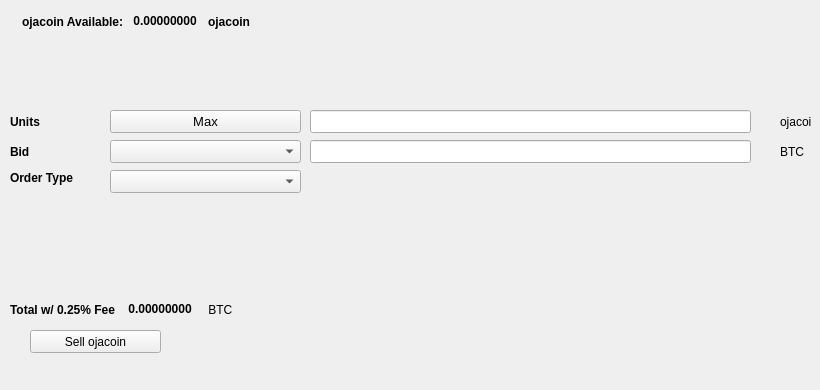
   <widget class="QWidget" name="SellTab">
    <attribute name="title">
     <string>Sell</string>
    </attribute>
    <widget class="QLabel" name="label_16">
     <property name="geometry">
      <rect>
       <x>780</x>
       <y>140</y>
       <width>31</width>
       <height>23</height>
      </rect>
     </property>
     <property name="text">
      <string>BTC</string>
     </property>
    </widget>
    <widget class="QComboBox" name="SellBidcomboBox">
     <property name="geometry">
      <rect>
       <x>110</x>
       <y>140</y>
       <width>191</width>
       <height>23</height>
      </rect>
     </property>
     <property name="font">
      <font>
       <pointsize>10</pointsize>
      </font>
     </property>
    </widget>
    <widget class="QLabel" name="label_18">
     <property name="geometry">
      <rect>
       <x>10</x>
       <y>110</y>
       <width>46</width>
       <height>23</height>
      </rect>
     </property>
     <property name="font">
      <font>
       <weight>75</weight>
       <bold>true</bold>
      </font>
     </property>
     <property name="text">
      <string>Units</string>
     </property>
    </widget>
    <widget class="QPushButton" name="Sell_Max_Amount">
     <property name="geometry">
      <rect>
       <x>110</x>
       <y>110</y>
       <width>191</width>
       <height>23</height>
      </rect>
     </property>
     <property name="font">
      <font>
       <pointsize>10</pointsize>
      </font>
     </property>
     <property name="text">
      <string>Max</string>
     </property>
    </widget>
    <widget class="QLabel" name="label_20">
     <property name="geometry">
      <rect>
       <x>10</x>
       <y>170</y>
       <width>91</width>
       <height>16</height>
      </rect>
     </property>
     <property name="font">
      <font>
       <weight>75</weight>
       <bold>true</bold>
      </font>
     </property>
     <property name="text">
      <string>Order Type</string>
     </property>
    </widget>
    <widget class="QComboBox" name="SellOrdertypeCombo">
     <property name="geometry">
      <rect>
       <x>110</x>
       <y>170</y>
       <width>191</width>
       <height>23</height>
      </rect>
     </property>
     <property name="font">
      <font>
       <pointsize>10</pointsize>
      </font>
     </property>
    </widget>
    <widget class="QLabel" name="label_21">
     <property name="geometry">
      <rect>
       <x>10</x>
       <y>140</y>
       <width>46</width>
       <height>23</height>
      </rect>
     </property>
     <property name="font">
      <font>
       <weight>75</weight>
       <bold>true</bold>
      </font>
     </property>
     <property name="text">
      <string>Bid</string>
     </property>
    </widget>
    <widget class="QLabel" name="label_22">
     <property name="geometry">
      <rect>
       <x>780</x>
       <y>110</y>
       <width>31</width>
       <height>23</height>
      </rect>
     </property>
     <property name="text">
      <string>ojacoin</string>
     </property>
    </widget>
    <widget class="QLineEdit" name="UnitsInputECA">
     <property name="geometry">
      <rect>
       <x>310</x>
       <y>110</y>
       <width>441</width>
       <height>23</height>
      </rect>
     </property>
     <property name="font">
      <font>
       <pointsize>9</pointsize>
       <weight>75</weight>
       <bold>true</bold>
      </font>
     </property>
    </widget>
    <widget class="QLineEdit" name="SellBidPriceEdit">
     <property name="geometry">
      <rect>
       <x>310</x>
       <y>140</y>
       <width>441</width>
       <height>23</height>
      </rect>
     </property>
     <property name="font">
      <font>
       <pointsize>9</pointsize>
       <weight>75</weight>
       <bold>true</bold>
      </font>
     </property>
    </widget>
    <widget class="QPushButton" name="SellECABTN">
     <property name="geometry">
      <rect>
       <x>30</x>
       <y>330</y>
       <width>131</width>
       <height>23</height>
      </rect>
     </property>
     <property name="text">
      <string>Sell ojacoin</string>
     </property>
     <property name="icon">
      <iconset resource="../ojacoin">
       <normaloff>:/icons/bitcoin</normaloff>:/icons/bitcoin</iconset>
     </property>
    </widget>
    <widget class="QWidget" name="layoutWidget3">
     <property name="geometry">
      <rect>
       <x>22</x>
       <y>12</y>
       <width>258</width>
       <height>19</height>
      </rect>
     </property>
     <layout class="QHBoxLayout" name="horizontalLayout">
      <item>
       <widget class="QLabel" name="label232_2">
        <property name="font">
         <font>
          <weight>75</weight>
          <bold>true</bold>
         </font>
        </property>
        <property name="text">
         <string>ojacoin Available:</string>
        </property>
       </widget>
      </item>
      <item>
       <widget class="QLabel" name="ECAAvailableLabel">
        <property name="palette">
         <palette>
          <active>
           <colorrole role="WindowText">
            <brush brushstyle="SolidPattern">
             <color alpha="255">
              <red>0</red>
              <green>0</green>
              <blue>0</blue>
             </color>
            </brush>
           </colorrole>
           <colorrole role="Button">
            <brush brushstyle="SolidPattern">
             <color alpha="255">
              <red>0</red>
              <green>170</green>
              <blue>0</blue>
             </color>
            </brush>
           </colorrole>
           <colorrole role="Light">
            <brush brushstyle="SolidPattern">
             <color alpha="255">
              <red>0</red>
              <green>255</green>
              <blue>0</blue>
             </color>
            </brush>
           </colorrole>
           <colorrole role="Midlight">
            <brush brushstyle="SolidPattern">
             <color alpha="255">
              <red>0</red>
              <green>212</green>
              <blue>0</blue>
             </color>
            </brush>
           </colorrole>
           <colorrole role="Dark">
            <brush brushstyle="SolidPattern">
             <color alpha="255">
              <red>0</red>
              <green>85</green>
              <blue>0</blue>
             </color>
            </brush>
           </colorrole>
           <colorrole role="Mid">
            <brush brushstyle="SolidPattern">
             <color alpha="255">
              <red>0</red>
              <green>113</green>
              <blue>0</blue>
             </color>
            </brush>
           </colorrole>
           <colorrole role="Text">
            <brush brushstyle="SolidPattern">
             <color alpha="255">
              <red>0</red>
              <green>170</green>
              <blue>0</blue>
             </color>
            </brush>
           </colorrole>
           <colorrole role="BrightText">
            <brush brushstyle="SolidPattern">
             <color alpha="255">
              <red>255</red>
              <green>255</green>
              <blue>255</blue>
             </color>
            </brush>
           </colorrole>
           <colorrole role="ButtonText">
            <brush brushstyle="SolidPattern">
             <color alpha="255">
              <red>0</red>
              <green>0</green>
              <blue>0</blue>
             </color>
            </brush>
           </colorrole>
           <colorrole role="Base">
            <brush brushstyle="SolidPattern">
             <color alpha="255">
              <red>255</red>
              <green>255</green>
              <blue>255</blue>
             </color>
            </brush>
           </colorrole>
           <colorrole role="Window">
            <brush brushstyle="SolidPattern">
             <color alpha="255">
              <red>0</red>
              <green>170</green>
              <blue>0</blue>
             </color>
            </brush>
           </colorrole>
           <colorrole role="Shadow">
            <brush brushstyle="SolidPattern">
             <color alpha="255">
              <red>0</red>
              <green>0</green>
              <blue>0</blue>
             </color>
            </brush>
           </colorrole>
           <colorrole role="AlternateBase">
            <brush brushstyle="SolidPattern">
             <color alpha="255">
              <red>127</red>
              <green>212</green>
              <blue>127</blue>
             </color>
            </brush>
           </colorrole>
           <colorrole role="ToolTipBase">
            <brush brushstyle="SolidPattern">
             <color alpha="255">
              <red>255</red>
              <green>255</green>
              <blue>220</blue>
             </color>
            </brush>
           </colorrole>
           <colorrole role="ToolTipText">
            <brush brushstyle="SolidPattern">
             <color alpha="255">
              <red>0</red>
              <green>0</green>
              <blue>0</blue>
             </color>
            </brush>
           </colorrole>
          </active>
          <inactive>
           <colorrole role="WindowText">
            <brush brushstyle="SolidPattern">
             <color alpha="255">
              <red>0</red>
              <green>0</green>
              <blue>0</blue>
             </color>
            </brush>
           </colorrole>
           <colorrole role="Button">
            <brush brushstyle="SolidPattern">
             <color alpha="255">
              <red>0</red>
              <green>170</green>
              <blue>0</blue>
             </color>
            </brush>
           </colorrole>
           <colorrole role="Light">
            <brush brushstyle="SolidPattern">
             <color alpha="255">
              <red>0</red>
              <green>255</green>
              <blue>0</blue>
             </color>
            </brush>
           </colorrole>
           <colorrole role="Midlight">
            <brush brushstyle="SolidPattern">
             <color alpha="255">
              <red>0</red>
              <green>212</green>
              <blue>0</blue>
             </color>
            </brush>
           </colorrole>
           <colorrole role="Dark">
            <brush brushstyle="SolidPattern">
             <color alpha="255">
              <red>0</red>
              <green>85</green>
              <blue>0</blue>
             </color>
            </brush>
           </colorrole>
           <colorrole role="Mid">
            <brush brushstyle="SolidPattern">
             <color alpha="255">
              <red>0</red>
              <green>113</green>
              <blue>0</blue>
             </color>
            </brush>
           </colorrole>
           <colorrole role="Text">
            <brush brushstyle="SolidPattern">
             <color alpha="255">
              <red>0</red>
              <green>170</green>
              <blue>0</blue>
             </color>
            </brush>
           </colorrole>
           <colorrole role="BrightText">
            <brush brushstyle="SolidPattern">
             <color alpha="255">
              <red>255</red>
              <green>255</green>
              <blue>255</blue>
             </color>
            </brush>
           </colorrole>
           <colorrole role="ButtonText">
            <brush brushstyle="SolidPattern">
             <color alpha="255">
              <red>0</red>
              <green>0</green>
              <blue>0</blue>
             </color>
            </brush>
           </colorrole>
           <colorrole role="Base">
            <brush brushstyle="SolidPattern">
             <color alpha="255">
              <red>255</red>
              <green>255</green>
              <blue>255</blue>
             </color>
            </brush>
           </colorrole>
           <colorrole role="Window">
            <brush brushstyle="SolidPattern">
             <color alpha="255">
              <red>0</red>
              <green>170</green>
              <blue>0</blue>
             </color>
            </brush>
           </colorrole>
           <colorrole role="Shadow">
            <brush brushstyle="SolidPattern">
             <color alpha="255">
              <red>0</red>
              <green>0</green>
              <blue>0</blue>
             </color>
            </brush>
           </colorrole>
           <colorrole role="AlternateBase">
            <brush brushstyle="SolidPattern">
             <color alpha="255">
              <red>127</red>
              <green>212</green>
              <blue>127</blue>
             </color>
            </brush>
           </colorrole>
           <colorrole role="ToolTipBase">
            <brush brushstyle="SolidPattern">
             <color alpha="255">
              <red>255</red>
              <green>255</green>
              <blue>220</blue>
             </color>
            </brush>
           </colorrole>
           <colorrole role="ToolTipText">
            <brush brushstyle="SolidPattern">
             <color alpha="255">
              <red>0</red>
              <green>0</green>
              <blue>0</blue>
             </color>
            </brush>
           </colorrole>
          </inactive>
          <disabled>
           <colorrole role="WindowText">
            <brush brushstyle="SolidPattern">
             <color alpha="255">
              <red>0</red>
              <green>85</green>
              <blue>0</blue>
             </color>
            </brush>
           </colorrole>
           <colorrole role="Button">
            <brush brushstyle="SolidPattern">
             <color alpha="255">
              <red>0</red>
              <green>170</green>
              <blue>0</blue>
             </color>
            </brush>
           </colorrole>
           <colorrole role="Light">
            <brush brushstyle="SolidPattern">
             <color alpha="255">
              <red>0</red>
              <green>255</green>
              <blue>0</blue>
             </color>
            </brush>
           </colorrole>
           <colorrole role="Midlight">
            <brush brushstyle="SolidPattern">
             <color alpha="255">
              <red>0</red>
              <green>212</green>
              <blue>0</blue>
             </color>
            </brush>
           </colorrole>
           <colorrole role="Dark">
            <brush brushstyle="SolidPattern">
             <color alpha="255">
              <red>0</red>
              <green>85</green>
              <blue>0</blue>
             </color>
            </brush>
           </colorrole>
           <colorrole role="Mid">
            <brush brushstyle="SolidPattern">
             <color alpha="255">
              <red>0</red>
              <green>113</green>
              <blue>0</blue>
             </color>
            </brush>
           </colorrole>
           <colorrole role="Text">
            <brush brushstyle="SolidPattern">
             <color alpha="255">
              <red>0</red>
              <green>85</green>
              <blue>0</blue>
             </color>
            </brush>
           </colorrole>
           <colorrole role="BrightText">
            <brush brushstyle="SolidPattern">
             <color alpha="255">
              <red>255</red>
              <green>255</green>
              <blue>255</blue>
             </color>
            </brush>
           </colorrole>
           <colorrole role="ButtonText">
            <brush brushstyle="SolidPattern">
             <color alpha="255">
              <red>0</red>
              <green>85</green>
              <blue>0</blue>
             </color>
            </brush>
           </colorrole>
           <colorrole role="Base">
            <brush brushstyle="SolidPattern">
             <color alpha="255">
              <red>0</red>
              <green>170</green>
              <blue>0</blue>
             </color>
            </brush>
           </colorrole>
           <colorrole role="Window">
            <brush brushstyle="SolidPattern">
             <color alpha="255">
              <red>0</red>
              <green>170</green>
              <blue>0</blue>
             </color>
            </brush>
           </colorrole>
           <colorrole role="Shadow">
            <brush brushstyle="SolidPattern">
             <color alpha="255">
              <red>0</red>
              <green>0</green>
              <blue>0</blue>
             </color>
            </brush>
           </colorrole>
           <colorrole role="AlternateBase">
            <brush brushstyle="SolidPattern">
             <color alpha="255">
              <red>0</red>
              <green>170</green>
              <blue>0</blue>
             </color>
            </brush>
           </colorrole>
           <colorrole role="ToolTipBase">
            <brush brushstyle="SolidPattern">
             <color alpha="255">
              <red>255</red>
              <green>255</green>
              <blue>220</blue>
             </color>
            </brush>
           </colorrole>
           <colorrole role="ToolTipText">
            <brush brushstyle="SolidPattern">
             <color alpha="255">
              <red>0</red>
              <green>0</green>
              <blue>0</blue>
             </color>
            </brush>
           </colorrole>
          </disabled>
         </palette>
        </property>
        <property name="font">
         <font>
          <weight>75</weight>
          <bold>true</bold>
         </font>
        </property>
        <property name="text">
         <string> 0.00000000 </string>
        </property>
        <property name="textInteractionFlags">
         <set>Qt::LinksAccessibleByMouse|Qt::TextSelectableByKeyboard|Qt::TextSelectableByMouse</set>
        </property>
       </widget>
      </item>
      <item>
       <widget class="QLabel" name="labelECA">
        <property name="font">
         <font>
          <weight>75</weight>
          <bold>true</bold>
         </font>
        </property>
        <property name="text">
         <string>ojacoin</string>
        </property>
       </widget>
      </item>
     </layout>
    </widget>
    <widget class="QWidget" name="layoutWidget">
     <property name="geometry">
      <rect>
       <x>10</x>
       <y>300</y>
       <width>268</width>
       <height>19</height>
      </rect>
     </property>
     <layout class="QHBoxLayout" name="horizontalLayout_2">
      <item>
       <widget class="QLabel" name="label_19">
        <property name="font">
         <font>
          <weight>75</weight>
          <bold>true</bold>
         </font>
        </property>
        <property name="text">
         <string>Total w/ 0.25% Fee </string>
        </property>
       </widget>
      </item>
      <item>
       <widget class="QLabel" name="SellCostLabel">
        <property name="palette">
         <palette>
          <active>
           <colorrole role="WindowText">
            <brush brushstyle="SolidPattern">
             <color alpha="255">
              <red>0</red>
              <green>0</green>
              <blue>0</blue>
             </color>
            </brush>
           </colorrole>
           <colorrole role="Button">
            <brush brushstyle="SolidPattern">
             <color alpha="255">
              <red>0</red>
              <green>170</green>
              <blue>0</blue>
             </color>
            </brush>
           </colorrole>
           <colorrole role="Light">
            <brush brushstyle="SolidPattern">
             <color alpha="255">
              <red>0</red>
              <green>255</green>
              <blue>0</blue>
             </color>
            </brush>
           </colorrole>
           <colorrole role="Midlight">
            <brush brushstyle="SolidPattern">
             <color alpha="255">
              <red>0</red>
              <green>212</green>
              <blue>0</blue>
             </color>
            </brush>
           </colorrole>
           <colorrole role="Dark">
            <brush brushstyle="SolidPattern">
             <color alpha="255">
              <red>0</red>
              <green>85</green>
              <blue>0</blue>
             </color>
            </brush>
           </colorrole>
           <colorrole role="Mid">
            <brush brushstyle="SolidPattern">
             <color alpha="255">
              <red>0</red>
              <green>113</green>
              <blue>0</blue>
             </color>
            </brush>
           </colorrole>
           <colorrole role="Text">
            <brush brushstyle="SolidPattern">
             <color alpha="255">
              <red>0</red>
              <green>170</green>
              <blue>0</blue>
             </color>
            </brush>
           </colorrole>
           <colorrole role="BrightText">
            <brush brushstyle="SolidPattern">
             <color alpha="255">
              <red>255</red>
              <green>255</green>
              <blue>255</blue>
             </color>
            </brush>
           </colorrole>
           <colorrole role="ButtonText">
            <brush brushstyle="SolidPattern">
             <color alpha="255">
              <red>0</red>
              <green>0</green>
              <blue>0</blue>
             </color>
            </brush>
           </colorrole>
           <colorrole role="Base">
            <brush brushstyle="SolidPattern">
             <color alpha="255">
              <red>255</red>
              <green>255</green>
              <blue>255</blue>
             </color>
            </brush>
           </colorrole>
           <colorrole role="Window">
            <brush brushstyle="SolidPattern">
             <color alpha="255">
              <red>0</red>
              <green>170</green>
              <blue>0</blue>
             </color>
            </brush>
           </colorrole>
           <colorrole role="Shadow">
            <brush brushstyle="SolidPattern">
             <color alpha="255">
              <red>0</red>
              <green>0</green>
              <blue>0</blue>
             </color>
            </brush>
           </colorrole>
           <colorrole role="AlternateBase">
            <brush brushstyle="SolidPattern">
             <color alpha="255">
              <red>127</red>
              <green>212</green>
              <blue>127</blue>
             </color>
            </brush>
           </colorrole>
           <colorrole role="ToolTipBase">
            <brush brushstyle="SolidPattern">
             <color alpha="255">
              <red>255</red>
              <green>255</green>
              <blue>220</blue>
             </color>
            </brush>
           </colorrole>
           <colorrole role="ToolTipText">
            <brush brushstyle="SolidPattern">
             <color alpha="255">
              <red>0</red>
              <green>0</green>
              <blue>0</blue>
             </color>
            </brush>
           </colorrole>
          </active>
          <inactive>
           <colorrole role="WindowText">
            <brush brushstyle="SolidPattern">
             <color alpha="255">
              <red>0</red>
              <green>0</green>
              <blue>0</blue>
             </color>
            </brush>
           </colorrole>
           <colorrole role="Button">
            <brush brushstyle="SolidPattern">
             <color alpha="255">
              <red>0</red>
              <green>170</green>
              <blue>0</blue>
             </color>
            </brush>
           </colorrole>
           <colorrole role="Light">
            <brush brushstyle="SolidPattern">
             <color alpha="255">
              <red>0</red>
              <green>255</green>
              <blue>0</blue>
             </color>
            </brush>
           </colorrole>
           <colorrole role="Midlight">
            <brush brushstyle="SolidPattern">
             <color alpha="255">
              <red>0</red>
              <green>212</green>
              <blue>0</blue>
             </color>
            </brush>
           </colorrole>
           <colorrole role="Dark">
            <brush brushstyle="SolidPattern">
             <color alpha="255">
              <red>0</red>
              <green>85</green>
              <blue>0</blue>
             </color>
            </brush>
           </colorrole>
           <colorrole role="Mid">
            <brush brushstyle="SolidPattern">
             <color alpha="255">
              <red>0</red>
              <green>113</green>
              <blue>0</blue>
             </color>
            </brush>
           </colorrole>
           <colorrole role="Text">
            <brush brushstyle="SolidPattern">
             <color alpha="255">
              <red>0</red>
              <green>170</green>
              <blue>0</blue>
             </color>
            </brush>
           </colorrole>
           <colorrole role="BrightText">
            <brush brushstyle="SolidPattern">
             <color alpha="255">
              <red>255</red>
              <green>255</green>
              <blue>255</blue>
             </color>
            </brush>
           </colorrole>
           <colorrole role="ButtonText">
            <brush brushstyle="SolidPattern">
             <color alpha="255">
              <red>0</red>
              <green>0</green>
              <blue>0</blue>
             </color>
            </brush>
           </colorrole>
           <colorrole role="Base">
            <brush brushstyle="SolidPattern">
             <color alpha="255">
              <red>255</red>
              <green>255</green>
              <blue>255</blue>
             </color>
            </brush>
           </colorrole>
           <colorrole role="Window">
            <brush brushstyle="SolidPattern">
             <color alpha="255">
              <red>0</red>
              <green>170</green>
              <blue>0</blue>
             </color>
            </brush>
           </colorrole>
           <colorrole role="Shadow">
            <brush brushstyle="SolidPattern">
             <color alpha="255">
              <red>0</red>
              <green>0</green>
              <blue>0</blue>
             </color>
            </brush>
           </colorrole>
           <colorrole role="AlternateBase">
            <brush brushstyle="SolidPattern">
             <color alpha="255">
              <red>127</red>
              <green>212</green>
              <blue>127</blue>
             </color>
            </brush>
           </colorrole>
           <colorrole role="ToolTipBase">
            <brush brushstyle="SolidPattern">
             <color alpha="255">
              <red>255</red>
              <green>255</green>
              <blue>220</blue>
             </color>
            </brush>
           </colorrole>
           <colorrole role="ToolTipText">
            <brush brushstyle="SolidPattern">
             <color alpha="255">
              <red>0</red>
              <green>0</green>
              <blue>0</blue>
             </color>
            </brush>
           </colorrole>
          </inactive>
          <disabled>
           <colorrole role="WindowText">
            <brush brushstyle="SolidPattern">
             <color alpha="255">
              <red>0</red>
              <green>85</green>
              <blue>0</blue>
             </color>
            </brush>
           </colorrole>
           <colorrole role="Button">
            <brush brushstyle="SolidPattern">
             <color alpha="255">
              <red>0</red>
              <green>170</green>
              <blue>0</blue>
             </color>
            </brush>
           </colorrole>
           <colorrole role="Light">
            <brush brushstyle="SolidPattern">
             <color alpha="255">
              <red>0</red>
              <green>255</green>
              <blue>0</blue>
             </color>
            </brush>
           </colorrole>
           <colorrole role="Midlight">
            <brush brushstyle="SolidPattern">
             <color alpha="255">
              <red>0</red>
              <green>212</green>
              <blue>0</blue>
             </color>
            </brush>
           </colorrole>
           <colorrole role="Dark">
            <brush brushstyle="SolidPattern">
             <color alpha="255">
              <red>0</red>
              <green>85</green>
              <blue>0</blue>
             </color>
            </brush>
           </colorrole>
           <colorrole role="Mid">
            <brush brushstyle="SolidPattern">
             <color alpha="255">
              <red>0</red>
              <green>113</green>
              <blue>0</blue>
             </color>
            </brush>
           </colorrole>
           <colorrole role="Text">
            <brush brushstyle="SolidPattern">
             <color alpha="255">
              <red>0</red>
              <green>85</green>
              <blue>0</blue>
             </color>
            </brush>
           </colorrole>
           <colorrole role="BrightText">
            <brush brushstyle="SolidPattern">
             <color alpha="255">
              <red>255</red>
              <green>255</green>
              <blue>255</blue>
             </color>
            </brush>
           </colorrole>
           <colorrole role="ButtonText">
            <brush brushstyle="SolidPattern">
             <color alpha="255">
              <red>0</red>
              <green>85</green>
              <blue>0</blue>
             </color>
            </brush>
           </colorrole>
           <colorrole role="Base">
            <brush brushstyle="SolidPattern">
             <color alpha="255">
              <red>0</red>
              <green>170</green>
              <blue>0</blue>
             </color>
            </brush>
           </colorrole>
           <colorrole role="Window">
            <brush brushstyle="SolidPattern">
             <color alpha="255">
              <red>0</red>
              <green>170</green>
              <blue>0</blue>
             </color>
            </brush>
           </colorrole>
           <colorrole role="Shadow">
            <brush brushstyle="SolidPattern">
             <color alpha="255">
              <red>0</red>
              <green>0</green>
              <blue>0</blue>
             </color>
            </brush>
           </colorrole>
           <colorrole role="AlternateBase">
            <brush brushstyle="SolidPattern">
             <color alpha="255">
              <red>0</red>
              <green>170</green>
              <blue>0</blue>
             </color>
            </brush>
           </colorrole>
           <colorrole role="ToolTipBase">
            <brush brushstyle="SolidPattern">
             <color alpha="255">
              <red>255</red>
              <green>255</green>
              <blue>220</blue>
             </color>
            </brush>
           </colorrole>
           <colorrole role="ToolTipText">
            <brush brushstyle="SolidPattern">
             <color alpha="255">
              <red>0</red>
              <green>0</green>
              <blue>0</blue>
             </color>
            </brush>
           </colorrole>
          </disabled>
         </palette>
        </property>
        <property name="font">
         <font>
          <weight>75</weight>
          <bold>true</bold>
         </font>
        </property>
        <property name="autoFillBackground">
         <bool>false</bool>
        </property>
        <property name="text">
         <string> 0.00000000</string>
        </property>
        <property name="textInteractionFlags">
         <set>Qt::LinksAccessibleByMouse|Qt::TextSelectableByMouse</set>
        </property>
       </widget>
      </item>
      <item>
       <widget class="QLabel" name="label_17">
        <property name="font">
         <font>
          <weight>50</weight>
          <bold>false</bold>
         </font>
        </property>
        <property name="text">
         <string> BTC</string>
        </property>
       </widget>
      </item>
     </layout>
    </widget>
    <widget class="QLabel" name="label_23">
     <property name="geometry">
      <rect>
       <x>460</x>
       <y>300</y>
       <width>281</width>
       <height>81</height>
      </rect>
     </property>
     <property name="text">
      <string/>
     </property>
     <property name="pixmap">
      <pixmap>:/images/bittrex</pixmap>
     </property>
    </widget>
   </widget>
